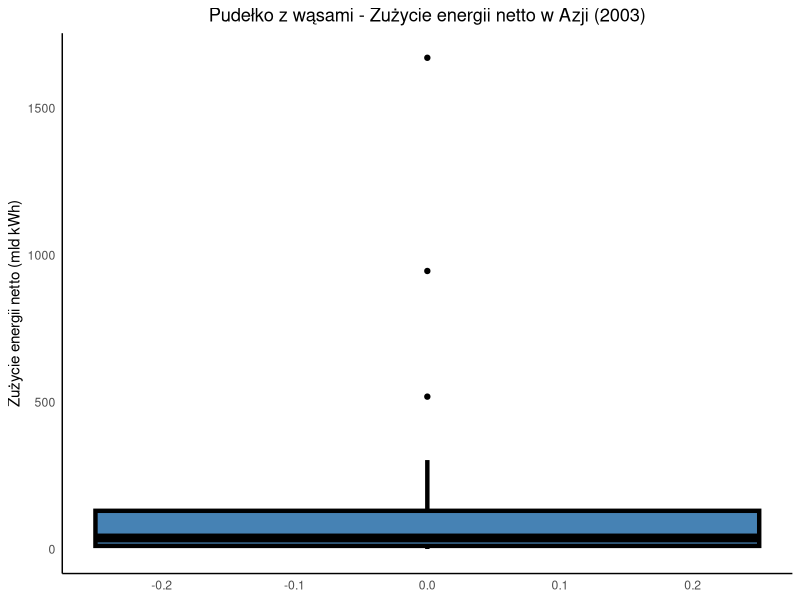
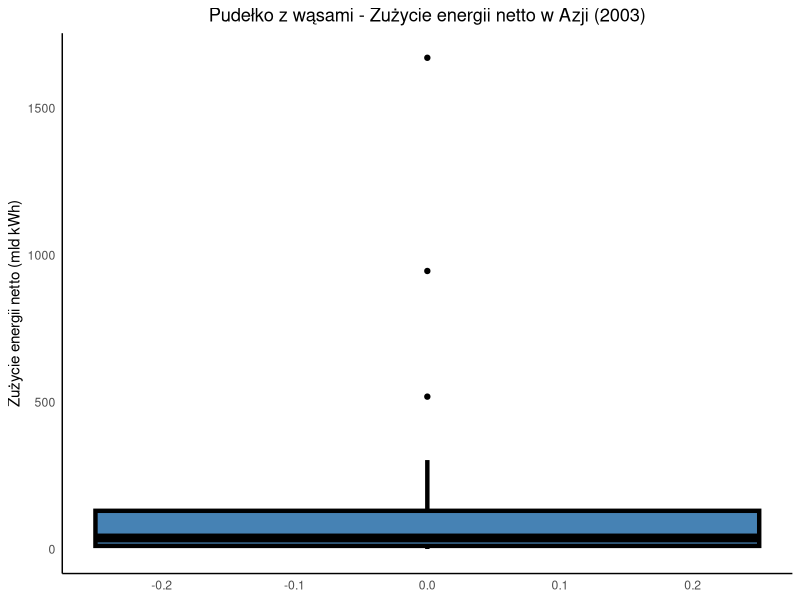

The R script that drew these images, in order:
# Wczytanie pakietów
# install.packages("readxl")
library(readxl)

# Wczytanie danych z pliku
data <- read_excel("Data/energy.xlsx")

print(colnames(data))

# Usunięcie ostatniego wiersza/podsumowującego
data <- data[-nrow(data), ]

energy <- data$'Billions of Kilowatt-Hours'

# Obliczenie statystyk
mean_value <- mean(energy)
variance <- var(energy)
std_dev <- sd(energy)
median_value <- median(energy)
q1 <- quantile(energy, 0.25)
q3 <- quantile(energy, 0.75)
min_value <- min(energy)
max_value <- max(energy)
iqr <- IQR(energy)
skewness <- sum((energy - mean_value)^3) / (length(energy) * std_dev^3)
kurtosis <- sum((energy - mean_value)^4) / (length(energy) * std_dev^4) - 3

# Wyświetlenie wyników
cat("Średnia z próby:", mean_value, "\n")
cat("Wariancja z próby:", variance, "\n")
cat("Odchylenie standardowe z próby:", std_dev, "\n")
cat("Mediana:", median_value, "\n")
cat("Pierwszy kwartyl:", q1, "\n")
cat("Trzeci kwartyl:", q3, "\n")
cat("Minimum:", min_value, "\n")
cat("Maximum:", max_value, "\n")
cat("Rozstęp międzykwartylowy:", iqr, "\n")
cat("Skośność:", skewness, "\n")
cat("Kurtoza:", kurtosis, "\n")

# Wczytanie pakietu do rysowania wykresów
# install.packages("ggplot2")
library(ggplot2)

binwidth <- IQR(energy) / 4

# Histogram
histogram <- ggplot(data, aes(x = Country)) +
  geom_bar(aes(y = energy), stat = "identity", fill = "steelblue", color = "white") +
  labs(x = "Kraje", y = "Zużycie energii netto (mld kWh)") +
  ggtitle("Zużycie energii netto w Azji (2003)") +
  theme_minimal() +
  theme(axis.text.x = element_text(angle = 45, hjust = 1),
        plot.title = element_text(hjust = 0.5))


# Wyświetlanie wykresu

# print(histogram)
# ggsave("histogram_energia.pdf", plot = histogram, device = "pdf")


#Pudełko z wąsami
boxplot <- ggplot(data, aes(y = energy)) +
  geom_boxplot(fill = "steelblue", color = "black", width = 0.5, lwd = 1.5, lty = 1) +
  labs(y = "Zużycie energii netto (mld kWh)") +
  ggtitle("Pudełko z wąsami - Zużycie energii netto w Azji (2003)") +
  theme_minimal() +
  theme(panel.grid.major = element_blank(),
        panel.grid.minor = element_blank(),
        axis.line = element_line(),
        plot.title = element_text(hjust = 0.5))

print(boxplot)
ggsave("boxplot_energia.pdf", plot = boxplot, device = "pdf")